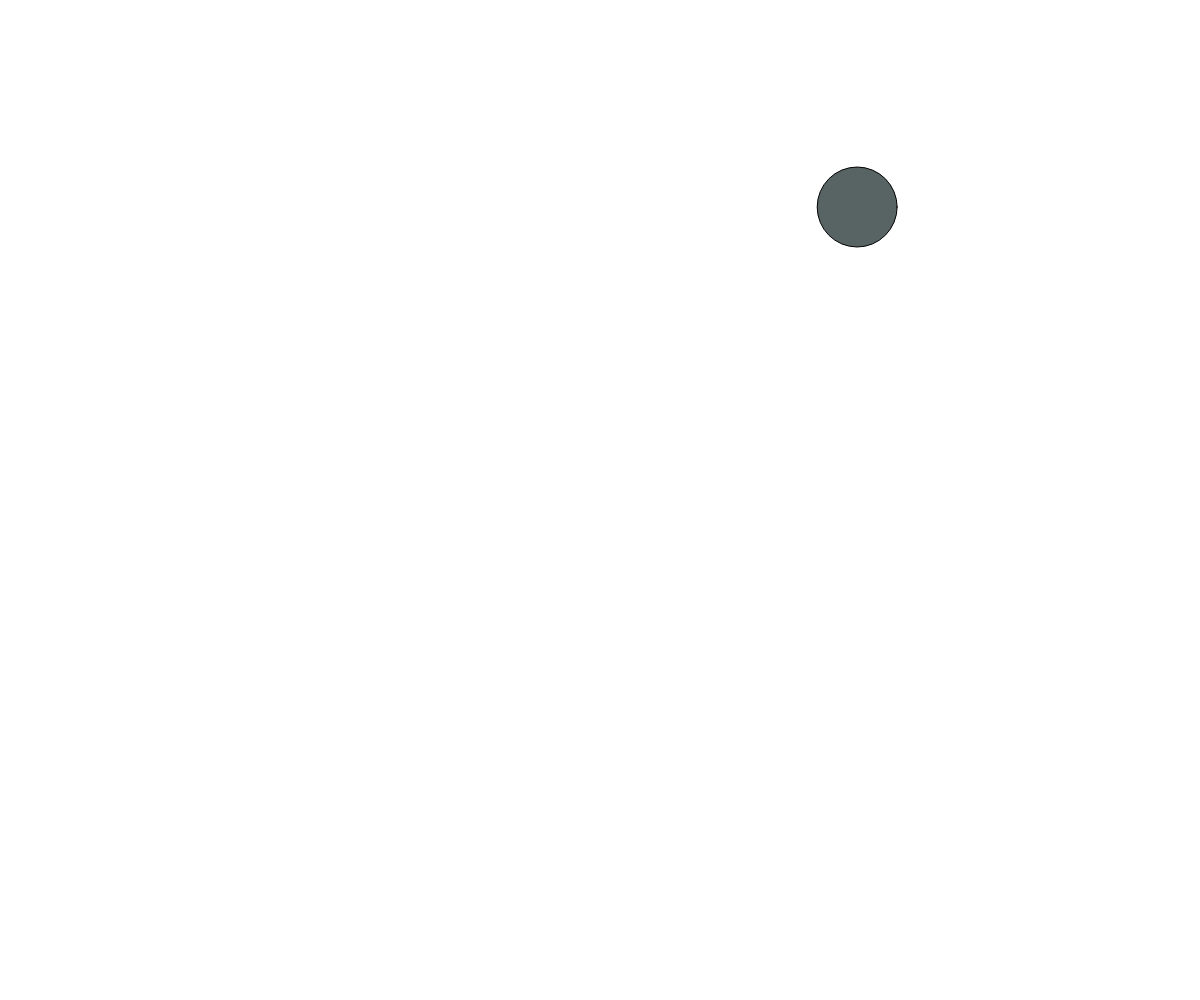
Frame 1 (no input)
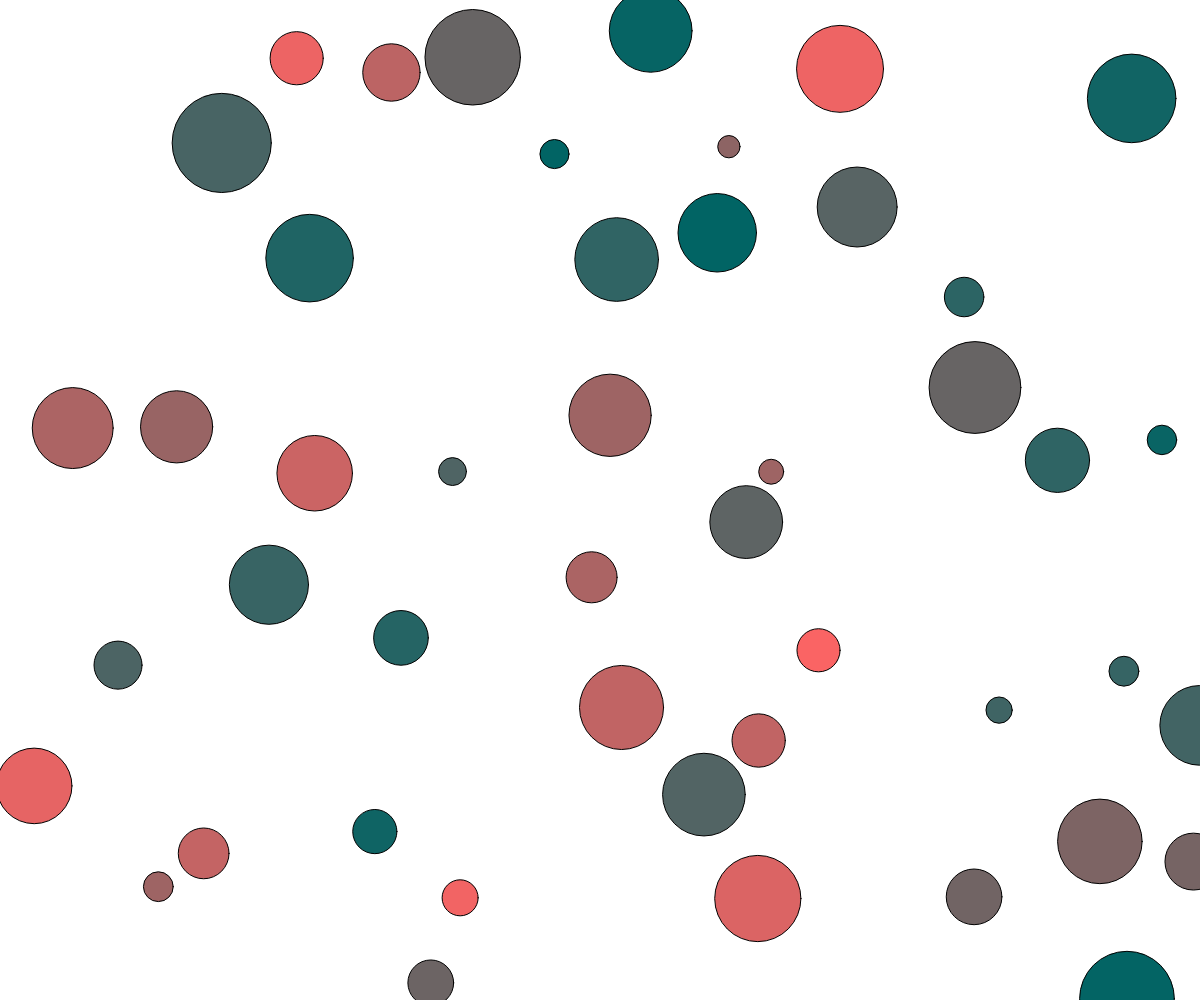
Frame 60 (no input)
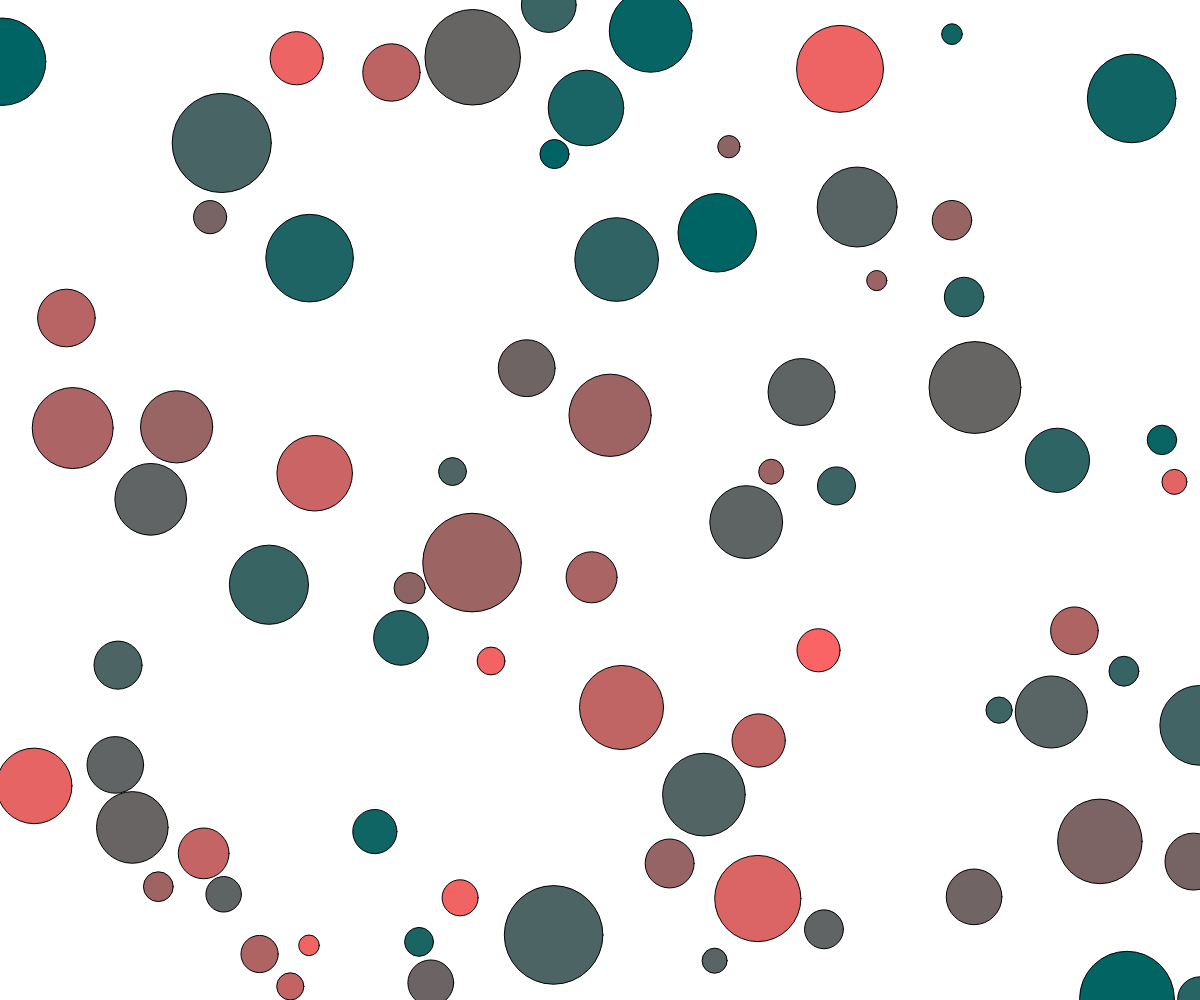
Frame 120 (the mouse pressed at the canvas centre since frame 60)

The p5.js sketch that drew these frames (run headless with seeded random() and noise() and a simulated clock; from frame 60 on, the mouse is pressed at the canvas centre):

// p5.js sketch
// ── sketch.js
let shapes = [];
function setup() { createCanvas(windowWidth, windowHeight); }
function draw() {
  let x = random(width), y = random(height), r = random(10, 50);
  let valid = true;
  for(let s of shapes) {
    if(dist(x,y,s.x,s.y) < r + s.r) { valid = false; break; }
  }
  if(valid) {
    shapes.push({x,y,r});
    fill(random(255), 100, 100);
    circle(x,y,r*2);
  }
}
function windowResized() { resizeCanvas(windowWidth, windowHeight); }
